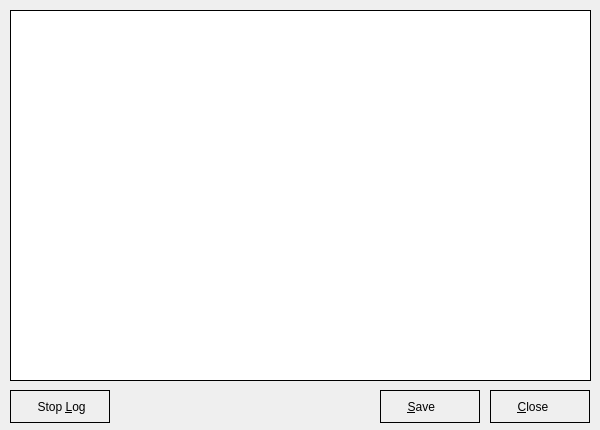
<?xml version="1.0" encoding="UTF-8"?>
<ui version="4.0">
 <class>ServiceLog</class>
 <widget class="QDialog" name="ServiceLog">
  <property name="windowModality">
   <enum>Qt::ApplicationModal</enum>
  </property>
  <property name="geometry">
   <rect>
    <x>0</x>
    <y>0</y>
    <width>600</width>
    <height>430</height>
   </rect>
  </property>
  <property name="minimumSize">
   <size>
    <width>600</width>
    <height>430</height>
   </size>
  </property>
  <property name="maximumSize">
   <size>
    <width>600</width>
    <height>430</height>
   </size>
  </property>
  <property name="windowTitle">
   <string>Securepoint SSL VPN Service Log</string>
  </property>
  <property name="windowIcon">
   <iconset resource="systray.qrc">
    <normaloff>:/images/logo.png</normaloff>:/images/logo.png</iconset>
  </property>
  <property name="modal">
   <bool>true</bool>
  </property>
  <widget class="QPlainTextEdit" name="memLog">
   <property name="geometry">
    <rect>
     <x>10</x>
     <y>10</y>
     <width>581</width>
     <height>371</height>
    </rect>
   </property>
   <property name="frameShape">
    <enum>QFrame::Box</enum>
   </property>
   <property name="frameShadow">
    <enum>QFrame::Plain</enum>
   </property>
   <property name="readOnly">
    <bool>true</bool>
   </property>
  </widget>
  <widget class="QPushButton" name="cmdClose">
   <property name="geometry">
    <rect>
     <x>490</x>
     <y>390</y>
     <width>100</width>
     <height>33</height>
    </rect>
   </property>
   <property name="styleSheet">
    <string notr="true">:enabled {border: 1px solid black}
:disabled {border: 1px solid black}
:hover {background-color: rgb(195, 195, 195);}
QPushButton {height: 25px; width: 50px;text-align:left;
	padding-left: 10px;
	padding-top: 3px;
	padding-bottom: 3px;}</string>
   </property>
   <property name="text">
    <string>     &amp;Close</string>
   </property>
   <property name="icon">
    <iconset resource="systray.qrc">
     <normaloff>:/images/close_dialog.png</normaloff>:/images/close_dialog.png</iconset>
   </property>
   <property name="iconSize">
    <size>
     <width>22</width>
     <height>22</height>
    </size>
   </property>
   <property name="default">
    <bool>true</bool>
   </property>
   <property name="flat">
    <bool>true</bool>
   </property>
  </widget>
  <widget class="QPushButton" name="cmdSave">
   <property name="geometry">
    <rect>
     <x>380</x>
     <y>390</y>
     <width>100</width>
     <height>33</height>
    </rect>
   </property>
   <property name="styleSheet">
    <string notr="true">:enabled {border: 1px solid black}
:disabled {border: 1px solid black}
:hover {background-color: rgb(195, 195, 195);}
QPushButton {height: 25px; width: 50px;text-align:left;
	padding-left: 10px;
	padding-top: 3px;
	padding-bottom: 3px;}</string>
   </property>
   <property name="text">
    <string>     &amp;Save</string>
   </property>
   <property name="icon">
    <iconset resource="systray.qrc">
     <normaloff>:/images/save.png</normaloff>:/images/save.png</iconset>
   </property>
   <property name="iconSize">
    <size>
     <width>22</width>
     <height>22</height>
    </size>
   </property>
   <property name="flat">
    <bool>true</bool>
   </property>
  </widget>
  <widget class="QPushButton" name="cmdStopLog">
   <property name="geometry">
    <rect>
     <x>10</x>
     <y>390</y>
     <width>100</width>
     <height>33</height>
    </rect>
   </property>
   <property name="styleSheet">
    <string notr="true">:enabled {border: 1px solid black}
:disabled {border: 1px solid black}
:hover {background-color: rgb(195, 195, 195);}
QPushButton {height: 25px; width: 50px;text-align:left;
	padding-left: 10px;
	padding-top: 3px;
	padding-bottom: 3px;}</string>
   </property>
   <property name="text">
    <string>     Stop &amp;Log</string>
   </property>
   <property name="icon">
    <iconset resource="systray.qrc">
     <normaloff>:/images/logstartstop.png</normaloff>:/images/logstartstop.png</iconset>
   </property>
   <property name="iconSize">
    <size>
     <width>22</width>
     <height>22</height>
    </size>
   </property>
   <property name="flat">
    <bool>true</bool>
   </property>
  </widget>
 </widget>
 <resources>
  <include location="systray.qrc"/>
 </resources>
 <connections/>
</ui>
